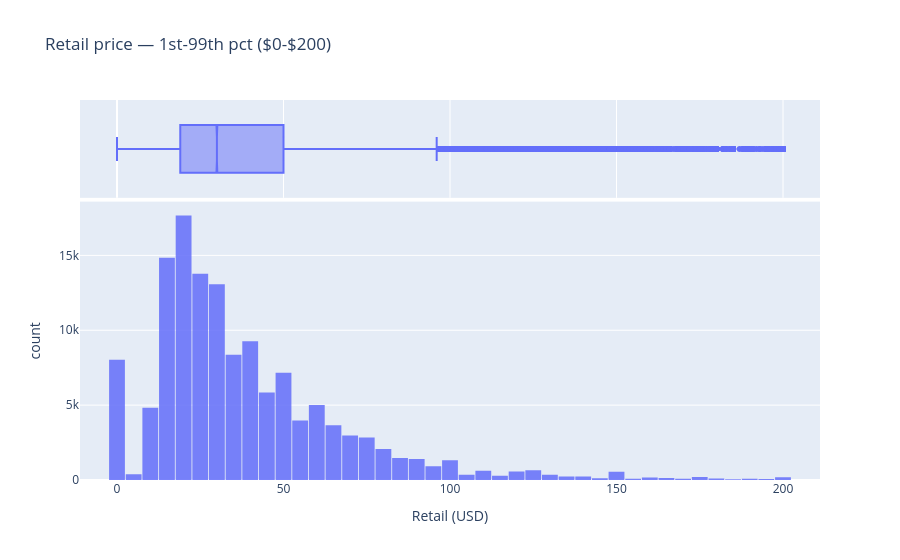

Notebook cell for this chart:
### Code cell
low, high = retail.quantile([0.01, 0.99])
fig = px.histogram(
    retail[(retail >= low) & (retail <= high)],
    nbins=100,
    title=f"Retail price — 1st-99th pct (${low:.0f}-${high:.0f})",
    labels={"value": "Retail (USD)"},
    marginal="box",
    opacity=0.85,
)
fig.update_layout(bargap=0.05, showlegend=False)
fig.show()

### Figure 1 — Plotly figure (JSON) as saved in the notebook; plotly's stock layout.template omitted (floating-point values rounded to 4 significant figures; data arrays with more than 128 entries replaced by an {"elided": "..."} marker saying what was removed)
{"data": [{"bingroup": "x", "hovertemplate": "variable=retail<br>Retail (USD)=%{x}<br>count=%{y}<extra></extra>", "legendgroup": "retail", "marker": {"color": "#636efa", "opacity": 0.85, "pattern": {"shape": ""}}, "name": "retail", "nbinsx": 100, "orientation": "v", "showlegend": true, "type": "histogram", "x": {"elided": "133955 float values"}, "xaxis": "x", "yaxis": "y"}, {"hovertemplate": "variable=retail<br>Retail (USD)=%{x}<extra></extra>", "legendgroup": "retail", "marker": {"color": "#636efa"}, "name": "retail", "notched": true, "showlegend": false, "type": "box", "x": {"elided": "133955 float values"}, "xaxis": "x2", "yaxis": "y2"}], "layout": {"bargap": 0.05, "barmode": "relative", "legend": {"title": {"text": "variable"}, "tracegroupgap": 0}, "showlegend": false, "title": {"text": "Retail price — 1st-99th pct ($0-$200)"}, "xaxis": {"anchor": "y", "domain": [0, 1], "title": {"text": "Retail (USD)"}}, "xaxis2": {"anchor": "y2", "domain": [0, 1], "matches": "x", "showgrid": true, "showticklabels": false}, "yaxis": {"anchor": "x", "domain": [0, 0.7326], "title": {"text": "count"}}, "yaxis2": {"anchor": "x2", "domain": [0.7426, 1], "matches": "y2", "showgrid": false, "showline": false, "showticklabels": false, "ticks": ""}}}
